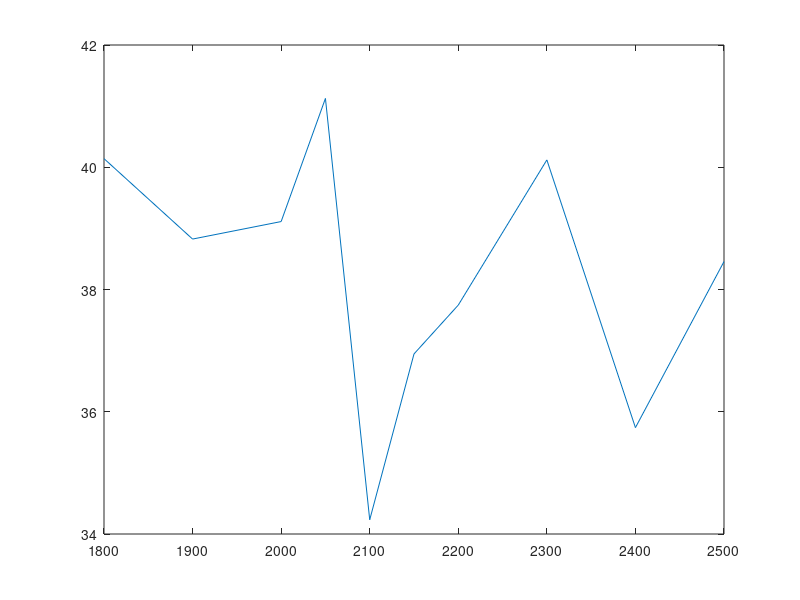

Write MATLAB code to recreate this figure.
    clear all
clc
f=[1800 1850 1900 1950 1971 2100 2200 2300 2400 2500 ];
Uopt=[685, 680, 685, 675, 660, 665, 670, 660, 665,  660];
P=[9.62 9.80 7.97 9.47 12.07 2.71 5.80 7.45 4.80 7.80];
v=6*10^(5).*(Uopt.^(0.5));
plot(f,v)
%%
clear all
clc
f=1971;
Uopt=[600,650:5:685];
Pout=[0.4 6.46 8.33 10.04 11.78 13.60 14.28 14.02 11.64];
plot(Uopt,Pout)
%%
clear all
clc
f=1971;
Uopt=675;
Pindb=(-100:10:-30);
Isprl=[1.1 2.4 2.4 1 1.1 1.6 1.75 2.2];
Pout=[0.2 0.22 0.22 1.32 14.53 7.8 6.10 1.95]*10^(-3)
Uopt=[660 590 590 675 680 680 690 700];
Pin=10.^(Pindb./10)
Poutdb=10.*log10(Pout./1);
Ku=10.*log10(Pout./Pin);
etta=(Pindb./Poutdb)
figure(1)
plot(Pindb,Poutdb,Pindb,Ku,Pindb,etta,':')
% figure(2)
% plot(Pindb,Isprl)
%%
clear all
clc
f=1971;
Uopt=675;
Poutdb=-60;
f=[1800 1900 2000 2050 2100 2150 2200 2300 2400 2500 ];
Pout=[10.33 7.63 8.15 12.96 2.65 4.95 5.95 10.28 3.75 7.01]*10^(-3);
Pin=10^(-6);
Ku=Pout./Pin;
Pdb=10*log10(Pout/Pin);

plot(f,Pdb)
%%
clear all
clc
f=[1800 1850 1900 1950 1971 2100 2200 2300 2400 2500 ]*10^6;
Uopt=[685, 680, 685, 675, 660, 665, 670, 660, 665,  660];
v=6*10^(5).*(Uopt.^(0.5));
c=3*10^8;
S=c./v;
lyambd0=c./f;
lyambdc=lyambd0./S;
L=240*10^(-3);
N=L./lyambdc

